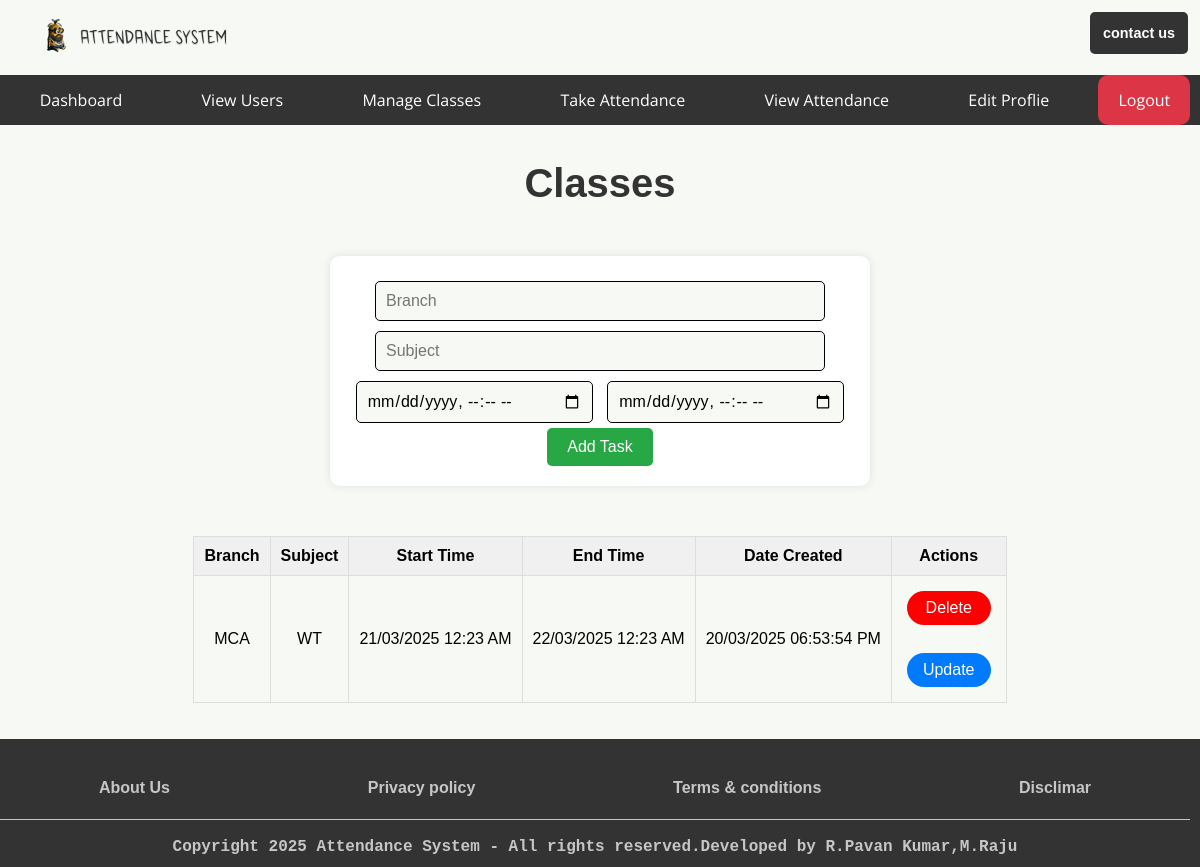
Screenshot of /admin/manage_classes (signed in) with the database file from the repository.
### app.py (models this page shows, shortened)
class SubjectsClasses(db.Model):  # Renamed to SubjectsClasses
    id = db.Column(db.Integer, primary_key=True)
    Branch = db.Column(db.String(200), nullable=False)
    Subject = db.Column(db.String(200), nullable=False)
    Start_Time = db.Column(db.DateTime, nullable=False)
    End_Time = db.Column(db.DateTime, nullable=False)
    date_created = db.Column(db.DateTime, default=datetime.utcnow)
    completed = db.Column(db.Integer, default=0)

### app.py (the view, shortened to what this page needs)
@app.route('/<role>/manage_classes', methods=['GET', 'POST'])
@role_required(['admin', 'teacher'])  # Allow both admin and teacher roles
def manage_classes(role):
    subjects = SubjectsClasses.query.filter(
        SubjectsClasses.Start_Time.isnot(None),
        SubjectsClasses.End_Time.isnot(None)
    ).order_by(SubjectsClasses.date_created).all()
    return render_template(f'auth/dashboards/{role}/manage_classes.html', subjects=subjects, role=role)

### app.py (called while the page is built)
def role_required(roles):
    if not isinstance(roles, list):
        roles = [roles]  # Ensure roles is a list
    def decorator(func):
        @wraps(func)
        def wrapper(*args, **kwargs):
            if 'username' not in session:
                return redirect(url_for('login'))
            user = User.query.filter_by(username=session['username']).first()
            if user.role not in roles:  # Check if the user's role is in the allowed roles list
                return redirect(url_for('index'))  # Redirect to the home page if unauthorized
            return func(*args, **kwargs)
        return wrapper
    return decorator

### templates/auth/dashboards/admin/manage_classes.html (shortened to what this page needs)
{% extends 'base/base_teacher.html' %}
{% block body %}
<main>
            <h1>Classes</h1>
        <div class="div-sec">
            <form id="form-sec" method="POST">
                <input type="text" name="branch" id="text-sec" placeholder="Branch" required />
                <input type="text" name="subject" id="text-sec" placeholder="Subject" required />
                <input type="datetime-local" name="start_time" id="start_time" placeholder="Start Time" required />
                <input type="datetime-local" name="end_time" id="end_time" placeholder="End Time" required />
                <input type="submit" value="Add Task" id="add_btn" />
            </form>
        </div>
            {% if subjects|length < 1 %}
                <h4>There are no Classes... create one below</h4>
            {% else %}
            <div style="overflow-x: auto; max-width: 100%;">
                <table>
                    <tr>
                        <th>Branch</th>
                        <th>Subject</th>
                        <th>Start Time</th>
                        <th>End Time</th>
                        <th>Date Created</th>
                        <th>Actions</th>
                    </tr>
                    {% for subject in subjects %}
                        <tr>
                            <td>{{ subject.Branch }}</td>
                            <td>{{ subject.Subject }}</td>
                            <td>{{ subject.Start_Time.strftime("%d/%m/%Y %I:%M %p") }}</td>
                            <td>{{ subject.End_Time.strftime("%d/%m/%Y %I:%M %p") }}</td>
                            <td>{{ subject.date_created.strftime("%d/%m/%Y %I:%M:%S %p") }}</td>
                            <td>
                                <form action="{{ url_for('delete_class', role=role, id=subject.id) }}" method="POST" class="role-form" onsubmit="return confirm('Are you sure you want to delete this class?');">
                                    <button type="submit" class="delete">Delete</button>
                                </form>
                                <br />
                                <a href="{{ url_for('update_class', role=role, id=subject.id) }}" id="update">Update</a>
                            </td>
                        </tr>
                    {% endfor %}
                </table>
            </div>
            {% endif %}
</main>
{% endblock body %}

### static/styles/index.css (style rules this page uses)
* { background: #f7f9f4; font-family: 'Arial', sans-serif; margin: 0; padding: 0; box-sizing: border-box; font-size: 1rem; text-decoration: none; }
a { background: transparent; }
main { display: flex; justify-content: start; align-items: center; flex-direction: column; padding: 3% 0; width: 100%; min-height: 60vh; }
a { text-decoration: none; }
form { width: 300px; max-width: 500px; margin: 40px auto; padding: 20px; border: 1px solid #ddd; border-radius: 10px; box-shadow: 0 0 10px rgba(0, 0, 0, 0.1); }
input[type="email"], input[type="password"], input[type="text"] { width: 90%; padding: 10px; margin-bottom: 20px; border: 1px solid #ccc; }
input[type="submit"] { background-color: #333; color: #fff; padding: 10px 20px; border: none; border-radius: 5px; cursor: pointer; }
table { margin: 0 auto; border-collapse: collapse; border-spacing: 0; width: 100%; border: 1px solid #ddd; }
th, td { border: 1px solid #ddd; padding: 10px; text-align: center; }
th { background-color: #f0f0f0; }
h1 { text-align: center; font-size: 2.5rem; color: #333; }
form.role-form { width: auto; max-width: auto; margin: 0 auto; padding: 0 0 0 0; border: none; border-radius: none; box-shadow: none; display: flex; }
.div-sec { overflow-x: auto; max-width: 100%; margin: 50px auto; padding: 20px; background-color: #fff; border-radius: 10px; -webkit-box-shadow: 0 0 10px rgba(0, 0, 0, 0.1); box-shadow: 0 0 10px rgba(0, 0, 0, 0.1); text-align: center; }
#form-sec { width: auto; max-width: auto; margin: 0 auto; padding: 0 0 0 0; border: none; border-radius: none; box-shadow: none; display: flex; background-color: #ffffff; display: block; margin-top: 0em; unicode-bidi: isolate; }
#text-sec { padding: 10px; margin: 5px; border: solid 1px; border-radius: 5px; }
input[type="datetime-local"] { padding: 10px; margin: 5px; border: solid 1px; border-radius: 5px; }
#add_btn { background-color: #28a745; color: #fff; cursor: pointer; }
#update { display: inline-block; padding: 8px 16px; margin: 5px; border-radius: 20px; background-color: #007bff; color: #fff; text-decoration: none; -webkit-transition: background-color 0.3s ease; transition: background-color 0.3s ease; }
.delete { display: inline-block; padding: 8px 16px; margin: 5px; border-radius: 20px; background-color: #ff0000; color: #fff; text-decoration: none; -webkit-transition: background-color 0.3s ease; transition: background-color 0.3s ease; width: none; max-width: none; border: none; box-shadow: none; }
button { width: 100%; padding: 10px; background-color: #ff7b00; border: none; border-radius: 5px; color: white; font-size: 16px; cursor: pointer; margin-top: 15px; }

### rows the page displays
SubjectsClasses: Branch "MCA", Subject "WT", Start_Time "21/03/2025 12:23 AM", End_Time "22/03/2025 12:23 AM", date_created "20/03/2025 06:53:54 PM"
